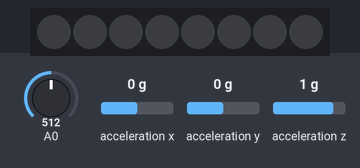
Recording of a sketch running on a simulated Arduino Nano 33 BLE. Parts: 8 RGB LEDs in strip order, left to right. The test bench sets the inputs (shaded band); at power-on: A0 = 512, acceleration x 0 g, acceleration y 0 g, acceleration z 1 g. Dim RGB values are drawn brighter than linear; random numbers use the default seed unless the sketch sets one; what the sketch prints to the serial monitor is not drawn.

Above: at 1.2 s.
1.3 s: A0 set to 968
2.8 s: A0 set to 995
At 2.95 s:
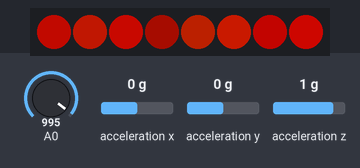
At 40.88 s:
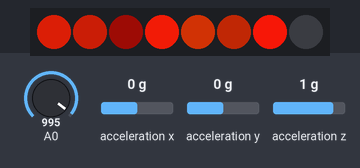
Timing chart, 0 to 42.5 s (numbered marks = the images above; inputs shaded):
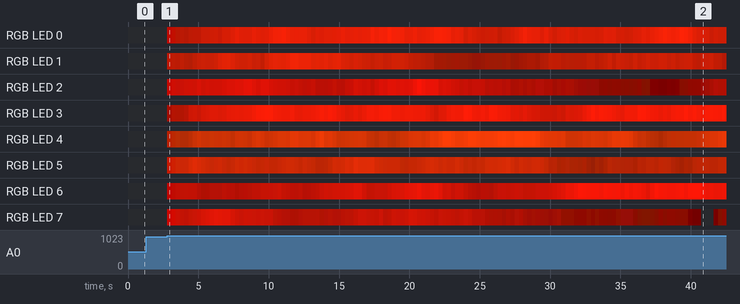

Measured:
- the behaviour switches between 980 and 981 on A0 (found by bisection; images 0 and 1)
- after the input at 1.3 s, every drawn part: stays the same
- after the input at 2.8 s, RGB LED 0: off → RGB(86, 4, 0) at once, → RGB(89, 7, 0) 0.30 s later, → RGB(72, 9, 1) 0.30 s later, → RGB(75, 10, 2) 0.30 s later, … (125 changes in this stretch); RGB LED 1: off → RGB(85, 10, 1) at once, → RGB(80, 12, 2) 0.30 s later, → RGB(75, 11, 2) 0.30 s later, → RGB(84, 13, 2) 0.30 s later, … (125 changes in this stretch)

The sketch:

candle.ino
```cpp
#include <Adafruit_NeoPixel.h>
#include <Arduino_LSM9DS1.h>


const int neoPixelPin = 5;  // control pin
const int pixelCount = 8;    // number of pixels
int photo;
int state = 0;

// set up strip:
Adafruit_NeoPixel candle = Adafruit_NeoPixel(pixelCount, neoPixelPin, NEO_GRBW + NEO_KHZ800);

// arrays for each pixel's hue, sat, and intensity:
unsigned int hue[pixelCount];
int sat[pixelCount];
int intensity[pixelCount];

void setup() {
  // initialize the random number generator using a reading
  // from pin A6 (not connected to anything, so it will generate
  // a random number):
  randomSeed(analogRead(A6));
  pinMode(A0, INPUT);

  // loop over the pixel arrays:
  for (int p = 0; p < pixelCount; p++) {
    // generate a random initial value for each pixel's
    // hue, saturation and intensity:
    hue[p] = random(2000, 5000);      // red-orange to mid-orange
    sat[p] = random(192, 255);        // high end of saturation
    intensity[p] = random(127, 192);  // mid-high range of intensity
  }

  candle.begin();    // initialize pixel strip
  candle.clear();    // turn all LEDs off
  candle.show();     // update strip
  while (!Serial);
  Serial.println("Started");

  if (!IMU.begin()) {
    Serial.println("Failed to initialize IMU!");
    while (1);
  }

  Serial.print("Accelerometer sample rate = ");
  Serial.print(IMU.accelerationSampleRate());
  Serial.println(" Hz");
  Serial.println();
  Serial.println("Acceleration in g's");
  Serial.println("X\tY\tZ");
}


void loop() {
  if (state == 0) {
    candle.clear();
    candle.show();
    photo = analogRead(A0);
    //        Serial.println(photo);
    if (photo > 980) {
      state = 1;
    }
  }

  if (state == 1) {
    for (int p = 0; p < pixelCount; p++) {
      // change hue -1 to 2 points:
      int hueChange = random(-1, 2);
      hue[p] += hueChange;
      // constrain to red to orange:
      hue[p] = constrain(hue[p], 800, 8000);

      // change saturation -1 to 1 points:
      int satChange = random(-1, 1);
      sat[p] += satChange;
      // constrain to the top end of the range:
      sat[p] = constrain(sat[p], 192, 255);

      // change intensity -2 to 3 points:
      int intensityChange = random(-2, 3);
      intensity[p] += intensityChange;
      // constrain to 20-255
      intensity[p] = constrain(intensity[p], 20, 255);

      // get RGB from HSV:
      unsigned long color = candle.ColorHSV(hue[p], sat[p], intensity[p]);
      // do a gamma correction:
      unsigned long correctedColor = candle.gamma32(color);
      candle.setPixelColor(p, correctedColor);
    }
    candle.show();
    photo = analogRead(A0);
    float x, y, z;

    if (IMU.accelerationAvailable()) {
      IMU.readAcceleration(x, y, z);

      if (abs(x) > 2 || abs(y) > 2 || abs(z) > 2) {
        candle.clear();
        candle.show();
        state = 0;
      }
    }


    delay(5);
  }
}
```
